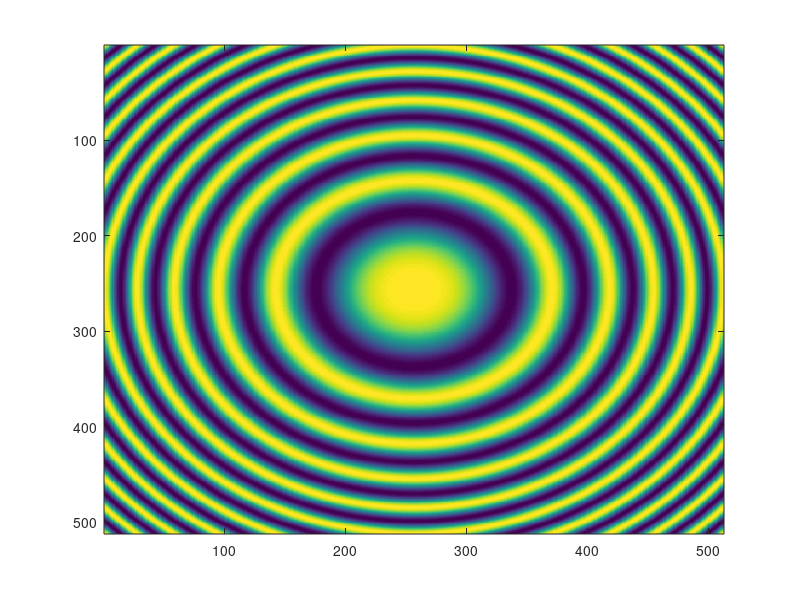

Write MATLAB code to recreate this figure.
%{
function I = finchH_objective(x_s,y_s,z_s,theta)
% FINCH Microscopy
% Optics Express 19(6) 5047 (2011)

if nargin<=1
    x_s = 0;
    y_s = 0;
    z_s = 0;
end
if nargin == 3 || nargin == 0
    theta = 0.0; % radians
end
%}

wave = 0.0005; %wavelength 
f_d = 400;     %focal length of difractive spherical lens (fd = 2*zh is optimal)
f_o = 3.000;   %focal length of objective
d1 = 300;      %distance between objective and SLM
z_h = 200;     %distance between SLM and CCD aperture
x_s = 0.0;
y_s = 0.0;
z_s = 3.000;
theta = 0.0;
z_r = 0;       %reconstruction distance
trans_mag = 0; %transverse magnification

%{
if (z_s > f_o)
    f_e = (z_s*f_o)/(f_o-z_s);
elseif (z_s < f_0)
    f_e = (z_s*f_o)/abs(f_o+z_s);
end
%}
%z_s =2.995;

if (abs(z_s) == 3.000)
    %Simplification f_o = z_s
    z_r = (z_h - f_d);
    disp(z_r);
    trans_mag = z_h/f_o;
else
    %Equation 9
    f_e = (z_s*f_o)/(f_o-z_s);
    f_1 = (f_d*(f_e+d1))/(f_d-(f_e+d1));
    z_r = -(((f_1+z_h)*(f_e+d1+z_h))/(f_1-f_e-d1));
    disp(z_r)
    trans_mag = (z_h*f_e)/(z_s*(f_e+d1));
end

N = 2*256;
x = linspace(-1,1,N);
[xx, yy] = meshgrid(x);

amp = exp((1j*pi/wave/z_r)*((xx - trans_mag*x_s).^2 + (yy - trans_mag*y_s).^2)+1j*theta);

I = 2 + amp + conj(amp);   %Eqn(8) simplified
if nargout == 0
    figure();
    imagesc(I);

end
